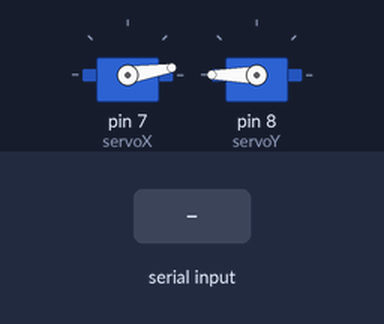
Bench run of a sketch on a simulated Arduino Uno, built with avr-gcc and run on an emulated ATmega328P. Parts: 2 × servo. The inputs (shaded band) are chosen by the test bench.

Above: at 1.2 s.
1.3 s: "90,45,200A" received over Serial
At 4.1 s:
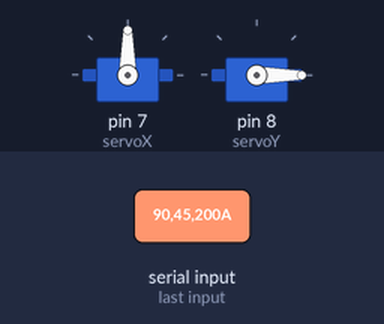
4.3 s: "30,150,10A" received over Serial
At 6.9 s:
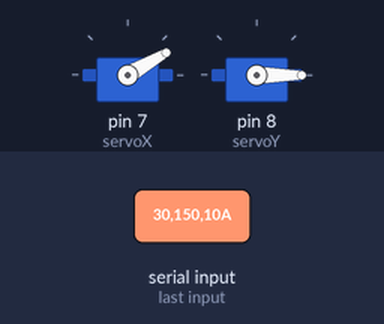
7.3 s: "5A" received over Serial
At 10.0 s:
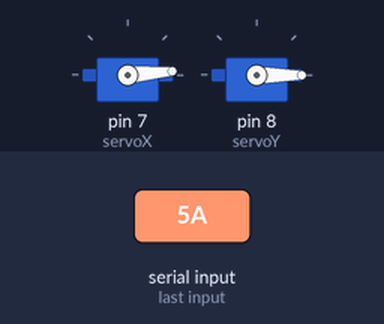
10.3 s: "200A" received over Serial
At 13.1 s:
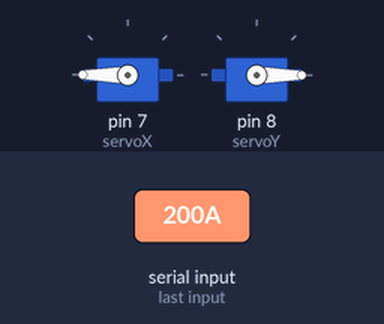
13.3 s: "90,45A" received over Serial
At 15.9 s:
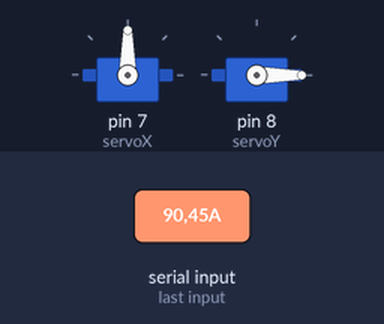
16.3 s: "30,150A" received over Serial
At 19.4 s:
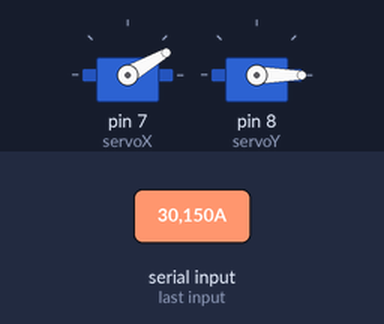
Timing chart, 0 to 20.3 s (numbered marks = the images above; inputs shaded):
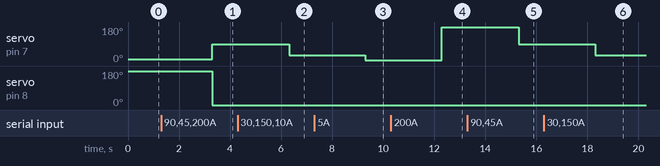

Measured:
- after the input at 1.3 s, servo on pin 7 (servoX): 9° → 90° after 2.0 s; servo on pin 8 (servoY): 180° → 0° after 2.0 s
- after the input at 4.3 s, servo on pin 7 (servoX): 90° → 30° after 2.0 s
- after the input at 7.3 s, servo on pin 7 (servoX): 30° → 5° after 2.0 s
- after the input at 10.3 s, servo on pin 7 (servoX): 5° → 180° after 2.0 s
- after the input at 13.3 s, servo on pin 7 (servoX): 180° → 90° after 2.0 s
- after the input at 16.3 s, servo on pin 7 (servoX): 90° → 30° after 2.0 s

The sketch:

Servos_Tracking.ino
```cpp
#include <Servo.h>

Servo servoX;
Servo servoY;

String str1;
String str2;
String str3;
String str4;
String str5;

int dato1 = 640; // 1280 / 2 = 640
int dato2 = 360; // 720 / 2 = 360
int dato3;
int dato4;
int dato5;

int anguloX;
int anguloY;

void setup() {
  Serial.begin(9600);
  servoX.attach(7);
  servoY.attach(8);
}

void loop() {
  if(Serial.available() > 0){
    str1 = Serial.readStringUntil('A');
    dato1 = str1.toInt();  // Coordenada X

    str2 = Serial.readStringUntil('B');
    dato2 = str2.toInt();  // Coordenada Y

    str3 = Serial.readStringUntil('\n');
    dato3 = str3.toInt();  // Distancia
  }

    servoX.write(dato1);
    servoY.write(dato2);
}
```
